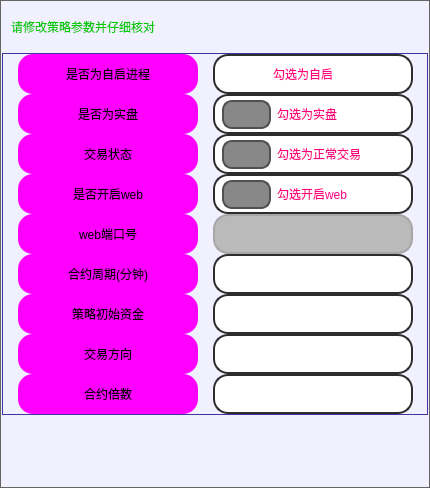
          <widget class="QFrame" name="frame_56">
           <property name="minimumSize">
            <size>
             <width>400</width>
             <height>0</height>
            </size>
           </property>
           <property name="maximumSize">
            <size>
             <width>430</width>
             <height>16777215</height>
            </size>
           </property>
           <property name="styleSheet">
            <string notr="true">QFrame {
	background-color: rgb(240, 240, 255);
	border: 1px solid rgb(100, 100, 100);
}
QFrame:hover {
	border: 2px solid rgb(255, 85, 0);
}</string>
           </property>
           <property name="frameShape">
            <enum>QFrame::StyledPanel</enum>
           </property>
           <property name="frameShadow">
            <enum>QFrame::Raised</enum>
           </property>
           <layout class="QVBoxLayout" name="verticalLayout_38">
            <property name="spacing">
             <number>1</number>
            </property>
            <property name="leftMargin">
             <number>1</number>
            </property>
            <property name="topMargin">
             <number>1</number>
            </property>
            <property name="rightMargin">
             <number>1</number>
            </property>
            <property name="bottomMargin">
             <number>1</number>
            </property>
            <item>
             <widget class="QFrame" name="frame_57">
              <property name="minimumSize">
               <size>
                <width>0</width>
                <height>50</height>
               </size>
              </property>
              <property name="maximumSize">
               <size>
                <width>16777215</width>
                <height>50</height>
               </size>
              </property>
              <property name="styleSheet">
               <string notr="true">border:none</string>
              </property>
              <property name="frameShape">
               <enum>QFrame::StyledPanel</enum>
              </property>
              <property name="frameShadow">
               <enum>QFrame::Raised</enum>
              </property>
              <layout class="QVBoxLayout" name="verticalLayout_39">
               <item>
                <widget class="QLabel" name="label_tital_4">
                 <property name="maximumSize">
                  <size>
                   <width>16777215</width>
                   <height>50</height>
                  </size>
                 </property>
                 <property name="styleSheet">
                  <string notr="true">font: 700 16pt &quot;等线&quot;;
color: rgb(0, 200, 0);
border: none;</string>
                 </property>
                 <property name="text">
                  <string>请修改策略参数并仔细核对</string>
                 </property>
                </widget>
               </item>
              </layout>
             </widget>
            </item>
            <item>
             <widget class="QFrame" name="frame_58">
              <property name="maximumSize">
               <size>
                <width>450</width>
                <height>16777215</height>
               </size>
              </property>
              <property name="styleSheet">
               <string notr="true">QFrame {
	border: 1px solid rgb(65, 51, 156);
}
QFrame:hover {
	border: 1px solid rgb(65, 51, 156);
}</string>
              </property>
              <property name="frameShape">
               <enum>QFrame::StyledPanel</enum>
              </property>
              <property name="frameShadow">
               <enum>QFrame::Raised</enum>
              </property>
              <layout class="QHBoxLayout" name="horizontalLayout_26">
               <property name="spacing">
                <number>15</number>
               </property>
               <property name="leftMargin">
                <number>15</number>
               </property>
               <property name="topMargin">
                <number>0</number>
               </property>
               <property name="rightMargin">
                <number>10</number>
               </property>
               <property name="bottomMargin">
                <number>0</number>
               </property>
               <item alignment="Qt::AlignHCenter">
                <widget class="QFrame" name="upper_left_3">
                 <property name="sizePolicy">
                  <sizepolicy hsizetype="Minimum" vsizetype="Expanding">
                   <horstretch>0</horstretch>
                   <verstretch>0</verstretch>
                  </sizepolicy>
                 </property>
                 <property name="minimumSize">
                  <size>
                   <width>180</width>
                   <height>0</height>
                  </size>
                 </property>
                 <property name="maximumSize">
                  <size>
                   <width>180</width>
                   <height>1000</height>
                  </size>
                 </property>
                 <property name="styleSheet">
                  <string notr="true">border:none</string>
                 </property>
                 <property name="frameShape">
                  <enum>QFrame::StyledPanel</enum>
                 </property>
                 <property name="frameShadow">
                  <enum>QFrame::Raised</enum>
                 </property>
                 <layout class="QVBoxLayout" name="verticalLayout_32">
                  <property name="spacing">
                   <number>0</number>
                  </property>
                  <property name="leftMargin">
                   <number>0</number>
                  </property>
                  <property name="topMargin">
                   <number>0</number>
                  </property>
                  <property name="rightMargin">
                   <number>0</number>
                  </property>
                  <property name="bottomMargin">
                   <number>0</number>
                  </property>
                  <item>
                   <widget class="QLabel" name="label_whether_self_start">
                    <property name="minimumSize">
                     <size>
                      <width>180</width>
                      <height>40</height>
                     </size>
                    </property>
                    <property name="maximumSize">
                     <size>
                      <width>180</width>
                      <height>40</height>
                     </size>
                    </property>
                    <property name="styleSheet">
                     <string notr="true">QLabel {
	font: 700 18pt &quot;等线&quot;;
	background-color: rgb(255, 0, 255);
	border-radius: 15px;
}

QLabel:hover{
	border: 3px solid rgb(0, 255, 0);
}
QLabel:disabled{
	color: rgb(0, 0, 0);
	border-color: rgb(166, 166, 166);
    background-color: rgb(186, 186, 186);
}</string>
                    </property>
                    <property name="text">
                     <string>是否为自启进程</string>
                    </property>
                    <property name="alignment">
                     <set>Qt::AlignCenter</set>
                    </property>
                    <property name="buddy">
                     <cstring>checkBox_whether_self_start</cstring>
                    </property>
                   </widget>
                  </item>
                  <item>
                   <widget class="QLabel" name="label_whether_live_futures_trading">
                    <property name="enabled">
                     <bool>true</bool>
                    </property>
                    <property name="minimumSize">
                     <size>
                      <width>180</width>
                      <height>40</height>
                     </size>
                    </property>
                    <property name="maximumSize">
                     <size>
                      <width>180</width>
                      <height>40</height>
                     </size>
                    </property>
                    <property name="styleSheet">
                     <string notr="true">QLabel {
	font: 700 18pt &quot;等线&quot;;
	background-color: rgb(255, 0, 255);
	border-radius: 15px;
}

QLabel:hover{
	border: 3px solid rgb(0, 255, 0);
}
QLabel:disabled{
	color: rgb(0, 0, 0);
	border-color: rgb(166, 166, 166);
    background-color: rgb(186, 186, 186);
}</string>
                    </property>
                    <property name="text">
                     <string>是否为实盘</string>
                    </property>
                    <property name="alignment">
                     <set>Qt::AlignCenter</set>
                    </property>
                    <property name="buddy">
                     <cstring>checkBox_whether_live_futures_trading</cstring>
                    </property>
                   </widget>
                  </item>
                  <item>
                   <widget class="QLabel" name="label_trading_status">
                    <property name="minimumSize">
                     <size>
                      <width>180</width>
                      <height>40</height>
                     </size>
                    </property>
                    <property name="maximumSize">
                     <size>
                      <width>180</width>
                      <height>40</height>
                     </size>
                    </property>
                    <property name="styleSheet">
                     <string notr="true">QLabel {
	font: 700 18pt &quot;等线&quot;;
	background-color: rgb(255, 0, 255);
	border-radius: 15px;
}

QLabel:hover{
	border: 3px solid rgb(0, 255, 0);
}
QLabel:disabled{
	color: rgb(0, 0, 0);
	border-color: rgb(166, 166, 166);
    background-color: rgb(186, 186, 186);
}</string>
                    </property>
                    <property name="text">
                     <string>交易状态</string>
                    </property>
                    <property name="alignment">
                     <set>Qt::AlignCenter</set>
                    </property>
                   </widget>
                  </item>
                  <item>
                   <widget class="QLabel" name="label_whether_open_web_services">
                    <property name="minimumSize">
                     <size>
                      <width>180</width>
                      <height>40</height>
                     </size>
                    </property>
                    <property name="maximumSize">
                     <size>
                      <width>180</width>
                      <height>40</height>
                     </size>
                    </property>
                    <property name="styleSheet">
                     <string notr="true">QLabel {
	font: 700 18pt &quot;等线&quot;;
	background-color: rgb(255, 0, 255);
	border-radius: 15px;
}

QLabel:hover{
	border: 3px solid rgb(0, 255, 0);
}
QLabel:disabled{
	color: rgb(0, 0, 0);
	border-color: rgb(166, 166, 166);
    background-color: rgb(186, 186, 186);
}</string>
                    </property>
                    <property name="text">
                     <string>是否开启web</string>
                    </property>
                    <property name="alignment">
                     <set>Qt::AlignCenter</set>
                    </property>
                    <property name="buddy">
                     <cstring>checkBox_whether_open_web_services</cstring>
                    </property>
                   </widget>
                  </item>
                  <item>
                   <widget class="QLabel" name="label_web_port">
                    <property name="minimumSize">
                     <size>
                      <width>180</width>
                      <height>40</height>
                     </size>
                    </property>
                    <property name="maximumSize">
                     <size>
                      <width>180</width>
                      <height>40</height>
                     </size>
                    </property>
                    <property name="styleSheet">
                     <string notr="true">QLabel {
	font: 700 18pt &quot;等线&quot;;
	background-color: rgb(255, 0, 255);
	border-radius: 15px;
}

QLabel:hover{
	border: 3px solid rgb(0, 255, 0);
}
QLabel:disabled{
	color: rgb(0, 0, 0);
	border-color: rgb(166, 166, 166);
    background-color: rgb(186, 186, 186);
}</string>
                    </property>
                    <property name="text">
                     <string>web端口号</string>
                    </property>
                    <property name="alignment">
                     <set>Qt::AlignCenter</set>
                    </property>
                    <property name="buddy">
                     <cstring>web_port</cstring>
                    </property>
                   </widget>
                  </item>
                  <item>
                   <widget class="QLabel" name="label_symbol_period">
                    <property name="minimumSize">
                     <size>
                      <width>180</width>
                      <height>40</height>
                     </size>
                    </property>
                    <property name="maximumSize">
                     <size>
                      <width>180</width>
                      <height>40</height>
                     </size>
                    </property>
                    <property name="styleSheet">
                     <string notr="true">QLabel {
	font: 700 18pt &quot;等线&quot;;
	background-color: rgb(255, 0, 255);
	border-radius: 15px;
}

QLabel:hover{
	border: 3px solid rgb(0, 255, 0);
}
QLabel:disabled{
	color: rgb(0, 0, 0);
	border-color: rgb(166, 166, 166);
    background-color: rgb(186, 186, 186);
}</string>
                    </property>
                    <property name="text">
                     <string>合约周期(分钟)</string>
                    </property>
                    <property name="alignment">
                     <set>Qt::AlignCenter</set>
                    </property>
                    <property name="buddy">
                     <cstring>symbol_period</cstring>
                    </property>
                   </widget>
                  </item>
                  <item>
                   <widget class="QLabel" name="label_initial_capital">
                    <property name="minimumSize">
                     <size>
                      <width>180</width>
                      <height>40</height>
                     </size>
                    </property>
                    <property name="maximumSize">
                     <size>
                      <width>180</width>
                      <height>40</height>
                     </size>
                    </property>
                    <property name="styleSheet">
                     <string notr="true">QLabel {
	font: 700 18pt &quot;等线&quot;;
	background-color: rgb(255, 0, 255);
	border-radius: 15px;
}

QLabel:hover{
	border: 3px solid rgb(0, 255, 0);
}
QLabel:disabled{
	color: rgb(0, 0, 0);
	border-color: rgb(166, 166, 166);
    background-color: rgb(186, 186, 186);
}</string>
                    </property>
                    <property name="text">
                     <string>策略初始资金</string>
                    </property>
                    <property name="alignment">
                     <set>Qt::AlignCenter</set>
                    </property>
                    <property name="buddy">
                     <cstring>initial_capital</cstring>
                    </property>
                   </widget>
                  </item>
                  <item>
                   <widget class="QLabel" name="label_orientation">
                    <property name="minimumSize">
                     <size>
                      <width>180</width>
                      <height>40</height>
                     </size>
                    </property>
                    <property name="maximumSize">
                     <size>
                      <width>180</width>
                      <height>40</height>
                     </size>
                    </property>
                    <property name="styleSheet">
                     <string notr="true">QLabel {
	font: 700 18pt &quot;等线&quot;;
	background-color: rgb(255, 0, 255);
	border-radius: 15px;
}

QLabel:hover{
	border: 3px solid rgb(0, 255, 0);
}
QLabel:disabled{
	color: rgb(0, 0, 0);
	border-color: rgb(166, 166, 166);
    background-color: rgb(186, 186, 186);
}</string>
                    </property>
                    <property name="text">
                     <string>交易方向</string>
                    </property>
                    <property name="alignment">
                     <set>Qt::AlignCenter</set>
                    </property>
                    <property name="buddy">
                     <cstring>orientation</cstring>
                    </property>
                   </widget>
                  </item>
                  <item>
                   <widget class="QLabel" name="label_contract_multiples">
                    <property name="minimumSize">
                     <size>
                      <width>180</width>
                      <height>40</height>
                     </size>
                    </property>
                    <property name="maximumSize">
                     <size>
                      <width>180</width>
                      <height>40</height>
                     </size>
                    </property>
                    <property name="styleSheet">
                     <string notr="true">QLabel {
	font: 700 18pt &quot;等线&quot;;
	background-color: rgb(255, 0, 255);
	border-radius: 15px;
}

QLabel:hover{
	border: 3px solid rgb(0, 255, 0);
}
QLabel:disabled{
	color: rgb(0, 0, 0);
	border-color: rgb(166, 166, 166);
    background-color: rgb(186, 186, 186);
}</string>
                    </property>
                    <property name="text">
                     <string>合约倍数</string>
                    </property>
                    <property name="alignment">
                     <set>Qt::AlignCenter</set>
                    </property>
                    <property name="buddy">
                     <cstring>contract_multiples</cstring>
                    </property>
                   </widget>
                  </item>
                 </layout>
                </widget>
               </item>
               <item alignment="Qt::AlignHCenter">
                <widget class="QFrame" name="upper_right_3">
                 <property name="sizePolicy">
                  <sizepolicy hsizetype="Minimum" vsizetype="Expanding">
                   <horstretch>0</horstretch>
                   <verstretch>0</verstretch>
                  </sizepolicy>
                 </property>
                 <property name="minimumSize">
                  <size>
                   <width>205</width>
                   <height>0</height>
                  </size>
                 </property>
                 <property name="maximumSize">
                  <size>
                   <width>205</width>
                   <height>1000</height>
                  </size>
                 </property>
                 <property name="styleSheet">
                  <string notr="true">border:none</string>
                 </property>
                 <property name="frameShape">
                  <enum>QFrame::StyledPanel</enum>
                 </property>
                 <property name="frameShadow">
                  <enum>QFrame::Raised</enum>
                 </property>
                 <layout class="QVBoxLayout" name="verticalLayout_33">
                  <property name="spacing">
                   <number>0</number>
                  </property>
                  <property name="leftMargin">
                   <number>0</number>
                  </property>
                  <property name="topMargin">
                   <number>0</number>
                  </property>
                  <property name="rightMargin">
                   <number>0</number>
                  </property>
                  <property name="bottomMargin">
                   <number>0</number>
                  </property>
                  <item>
                   <widget class="QCheckBox" name="checkBox_whether_self_start">
                    <property name="minimumSize">
                     <size>
                      <width>200</width>
                      <height>40</height>
                     </size>
                    </property>
                    <property name="maximumSize">
                     <size>
                      <width>200</width>
                      <height>40</height>
                     </size>
                    </property>
                    <property name="styleSheet">
                     <string notr="true">QCheckBox{	
	color: rgb(255, 0, 127);
	background-color: rgb(255, 255, 255);
	font: 700 14pt &quot;等线&quot;;
	border:2px solid rgb(45, 45, 45);
	border-radius: 15px;
	padding:3px 3px 3px 7px;
}
QCheckBox:hover {
	border: 3px solid rgb(255, 85, 0);
}
QCheckBox::indicator {
    width: 45px;
    height: 25px;
    border-radius:10px;
}
 
QCheckBox::indicator:checked {
    background-color:rgb(0, 200, 0);
    border: 3px solid rgb(255, 0, 0);
	image: url(:/icon/icons/勾选.svg);
 }
QCheckBox::indicator:unchecked {
    background-color:rgb(136, 136, 136);
    border:2px solid rgb(80, 80, 80);
}
QCheckBox:disabled{
	color: rgb(0, 0, 0);
	border-color: rgb(166, 166, 166);
    background-color: rgb(186, 186, 186);
}</string>
                    </property>
                    <property name="text">
                     <string>勾选为自启</string>
                    </property>
                    <property name="checked">
                     <bool>true</bool>
                    </property>
                   </widget>
                  </item>
                  <item>
                   <widget class="QCheckBox" name="checkBox_whether_live_futures_trading">
                    <property name="minimumSize">
                     <size>
                      <width>200</width>
                      <height>40</height>
                     </size>
                    </property>
                    <property name="maximumSize">
                     <size>
                      <width>200</width>
                      <height>40</height>
                     </size>
                    </property>
                    <property name="styleSheet">
                     <string notr="true">QCheckBox{	
	color: rgb(255, 0, 127);
	background-color: rgb(255, 255, 255);
	font: 700 14pt &quot;等线&quot;;
	border:2px solid rgb(45, 45, 45);
	border-radius: 15px;
	padding:3px 3px 3px 7px;
}
QCheckBox:hover {
	border: 3px solid rgb(255, 85, 0);
}
QCheckBox::indicator {
    width: 45px;
    height: 25px;
    border-radius:10px;
}
 
QCheckBox::indicator:checked {
    background-color:rgb(0, 200, 0);
    border: 3px solid rgb(255, 0, 0);
	image: url(:/icon/icons/勾选.svg);
 }
QCheckBox::indicator:unchecked {
    background-color:rgb(136, 136, 136);
    border:2px solid rgb(80, 80, 80);
}
QCheckBox:disabled{
	color: rgb(0, 0, 0);
	border-color: rgb(166, 166, 166);
    background-color: rgb(186, 186, 186);
}</string>
                    </property>
                    <property name="text">
                     <string>勾选为实盘</string>
                    </property>
                   </widget>
                  </item>
                  <item>
                   <widget class="QCheckBox" name="checkBox_trading_status">
                    <property name="minimumSize">
                     <size>
                      <width>200</width>
                      <height>40</height>
                     </size>
                    </property>
                    <property name="maximumSize">
                     <size>
                      <width>200</width>
                      <height>40</height>
                     </size>
                    </property>
                    <property name="styleSheet">
                     <string notr="true">QCheckBox{	
	color: rgb(255, 0, 127);
	background-color: rgb(255, 255, 255);
	font: 700 14pt &quot;等线&quot;;
	border:2px solid rgb(45, 45, 45);
	border-radius: 15px;
	padding:3px 3px 3px 7px;
}
QCheckBox:hover {
	border: 3px solid rgb(255, 85, 0);
}
QCheckBox::indicator {
    width: 45px;
    height: 25px;
    border-radius:10px;
}
 
QCheckBox::indicator:checked {
    background-color:rgb(0, 200, 0);
    border: 3px solid rgb(255, 0, 0);
	image: url(:/icon/icons/勾选.svg);
 }
QCheckBox::indicator:unchecked {
    background-color:rgb(136, 136, 136);
    border:2px solid rgb(80, 80, 80);
}
QCheckBox:disabled{
	color: rgb(0, 0, 0);
	border-color: rgb(166, 166, 166);
    background-color: rgb(186, 186, 186);
}</string>
                    </property>
                    <property name="text">
                     <string>勾选为正常交易</string>
                    </property>
                   </widget>
                  </item>
                  <item>
                   <widget class="QCheckBox" name="checkBox_whether_open_web_services">
                    <property name="minimumSize">
                     <size>
                      <width>200</width>
                      <height>40</height>
                     </size>
                    </property>
                    <property name="maximumSize">
                     <size>
                      <width>200</width>
                      <height>40</height>
                     </size>
                    </property>
                    <property name="styleSheet">
                     <string notr="true">QCheckBox{	
	color: rgb(255, 0, 127);
	background-color: rgb(255, 255, 255);
	font: 700 14pt &quot;等线&quot;;
	border:2px solid rgb(45, 45, 45);
	border-radius: 15px;
	padding:3px 3px 3px 7px;
}
QCheckBox:hover {
	border: 3px solid rgb(255, 85, 0);
}
QCheckBox::indicator {
    width: 45px;
    height: 25px;
    border-radius:10px;
}
 
QCheckBox::indicator:checked {
    background-color:rgb(0, 200, 0);
    border: 3px solid rgb(255, 0, 0);
	image: url(:/icon/icons/勾选.svg);
 }
QCheckBox::indicator:unchecked {
    background-color:rgb(136, 136, 136);
    border:2px solid rgb(80, 80, 80);
}
QCheckBox:disabled{
	color: rgb(0, 0, 0);
	border-color: rgb(166, 166, 166);
    background-color: rgb(186, 186, 186);
}</string>
                    </property>
                    <property name="text">
                     <string>勾选开启web</string>
                    </property>
                   </widget>
                  </item>
                  <item>
                   <widget class="QLineEdit" name="web_port">
                    <property name="enabled">
                     <bool>false</bool>
                    </property>
                    <property name="minimumSize">
                     <size>
                      <width>0</width>
                      <height>40</height>
                     </size>
                    </property>
                    <property name="maximumSize">
                     <size>
                      <width>200</width>
                      <height>40</height>
                     </size>
                    </property>
                    <property name="styleSheet">
                     <string notr="true">QLineEdit {
	border: 2px solid rgb(45, 45, 45);
	border-radius: 15px;
	padding: 5px;
	background-color: rgb(255, 255, 255);	
	color: rgb(0, 0, 0);
	font: 700 18pt &quot;等线&quot;;
}
QLineEdit:hover {
	border: 3px solid rgb(255, 85, 0);
}
QLineEdit:focus {
	border: 3px solid rgb(255, 85, 0);
	color: rgb(255, 0, 0);
}
QLineEdit:disabled{
	color: rgb(0, 0, 0);
	border-color: rgb(166, 166, 166);
    background-color: rgb(186, 186, 186);
}</string>
                    </property>
                    <property name="dragEnabled">
                     <bool>false</bool>
                    </property>
                   </widget>
                  </item>
                  <item>
                   <widget class="QLineEdit" name="symbol_period">
                    <property name="minimumSize">
                     <size>
                      <width>200</width>
                      <height>40</height>
                     </size>
                    </property>
                    <property name="maximumSize">
                     <size>
                      <width>200</width>
                      <height>40</height>
                     </size>
                    </property>
                    <property name="styleSheet">
                     <string notr="true">QLineEdit {
	border: 2px solid rgb(45, 45, 45);
	border-radius: 15px;
	padding: 5px;
	background-color: rgb(255, 255, 255);	
	color: rgb(0, 0, 0);
	font: 700 18pt &quot;等线&quot;;
}
QLineEdit:hover {
	border: 3px solid rgb(255, 85, 0);
}
QLineEdit:focus {
	border: 3px solid rgb(255, 85, 0);
	color: rgb(255, 0, 0);
}
QLineEdit:disabled{
	color: rgb(0, 0, 0);
	border-color: rgb(166, 166, 166);
    background-color: rgb(186, 186, 186);
}</string>
                    </property>
                   </widget>
                  </item>
                  <item>
                   <widget class="QLineEdit" name="initial_capital">
                    <property name="minimumSize">
                     <size>
                      <width>200</width>
                      <height>40</height>
                     </size>
                    </property>
                    <property name="maximumSize">
                     <size>
                      <width>200</width>
                      <height>40</height>
                     </size>
                    </property>
                    <property name="styleSheet">
                     <string notr="true">QLineEdit {
	border: 2px solid rgb(45, 45, 45);
	border-radius: 15px;
	padding: 5px;
	background-color: rgb(255, 255, 255);	
	color: rgb(0, 0, 0);
	font: 700 18pt &quot;等线&quot;;
}
QLineEdit:hover {
	border: 3px solid rgb(255, 85, 0);
}
QLineEdit:focus {
	border: 3px solid rgb(255, 85, 0);
	color: rgb(255, 0, 0);
}
QLineEdit:disabled{
	color: rgb(0, 0, 0);
	border-color: rgb(166, 166, 166);
    background-color: rgb(186, 186, 186);
}</string>
                    </property>
                   </widget>
                  </item>
                  <item>
                   <widget class="QLineEdit" name="orientation">
                    <property name="minimumSize">
                     <size>
                      <width>200</width>
                      <height>40</height>
                     </size>
                    </property>
                    <property name="maximumSize">
                     <size>
                      <width>200</width>
                      <height>40</height>
                     </size>
                    </property>
                    <property name="styleSheet">
                     <string notr="true">QLineEdit {
	border: 2px solid rgb(45, 45, 45);
	border-radius: 15px;
	padding: 5px;
	background-color: rgb(255, 255, 255);	
	color: rgb(0, 0, 0);
	font: 700 18pt &quot;等线&quot;;
}
QLineEdit:hover {
	border: 3px solid rgb(255, 85, 0);
}
QLineEdit:focus {
	border: 3px solid rgb(255, 85, 0);
	color: rgb(255, 0, 0);
}
QLineEdit:disabled{
	color: rgb(0, 0, 0);
	border-color: rgb(166, 166, 166);
    background-color: rgb(186, 186, 186);
}</string>
                    </property>
                   </widget>
                  </item>
                  <item>
                   <widget class="QLineEdit" name="contract_multiples">
                    <property name="minimumSize">
                     <size>
                      <width>200</width>
                      <height>40</height>
                     </size>
                    </property>
                    <property name="maximumSize">
                     <size>
                      <width>200</width>
                      <height>40</height>
                     </size>
                    </property>
                    <property name="styleSheet">
                     <string notr="true">QLineEdit {
	border: 2px solid rgb(45, 45, 45);
	border-radius: 15px;
	padding: 5px;
	background-color: rgb(255, 255, 255);	
	color: rgb(0, 0, 0);
	font: 700 18pt &quot;等线&quot;;
}
QLineEdit:hover {
	border: 3px solid rgb(255, 85, 0);
}
QLineEdit:focus {
	border: 3px solid rgb(255, 85, 0);
	color: rgb(255, 0, 0);
}
QLineEdit:disabled{
	color: rgb(0, 0, 0);
	border-color: rgb(166, 166, 166);
    background-color: rgb(186, 186, 186);
}</string>
                    </property>
                    <property name="text">
                     <string/>
                    </property>
                   </widget>
                  </item>
                 </layout>
                </widget>
               </item>
              </layout>
             </widget>
            </item>
            <item>
             <widget class="QFrame" name="frame_24">
              <property name="minimumSize">
               <size>
                <width>0</width>
                <height>70</height>
               </size>
              </property>
              <property name="maximumSize">
               <size>
                <width>16777215</width>
                <height>100</height>
               </size>
              </property>
              <property name="styleSheet">
               <string notr="true">QFrame {
	border: none;
}
</string>
              </property>
              <property name="frameShape">
               <enum>QFrame::StyledPanel</enum>
              </property>
              <property name="frameShadow">
               <enum>QFrame::Raised</enum>
              </property>
             </widget>
            </item>
           </layout>
          </widget>
